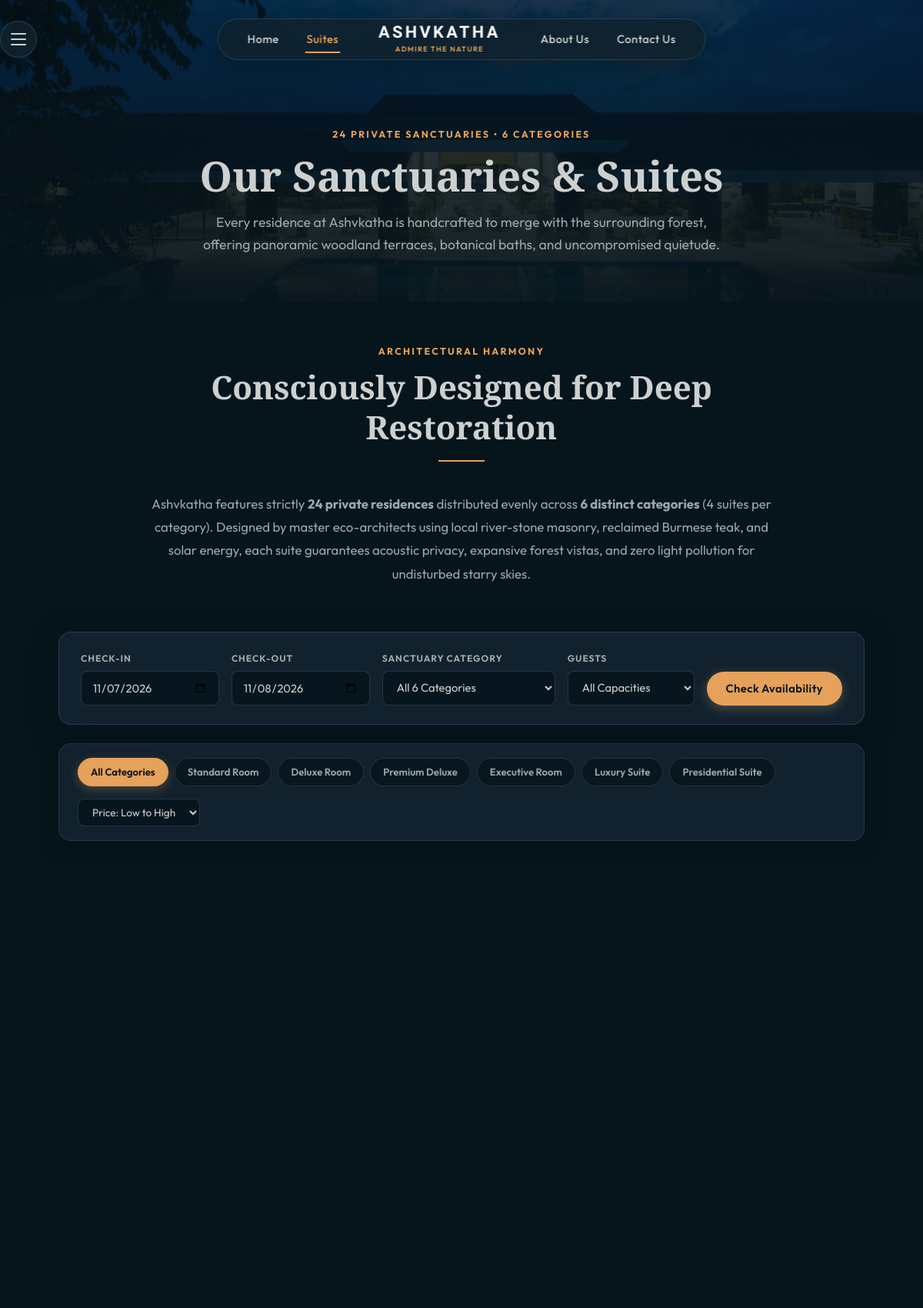
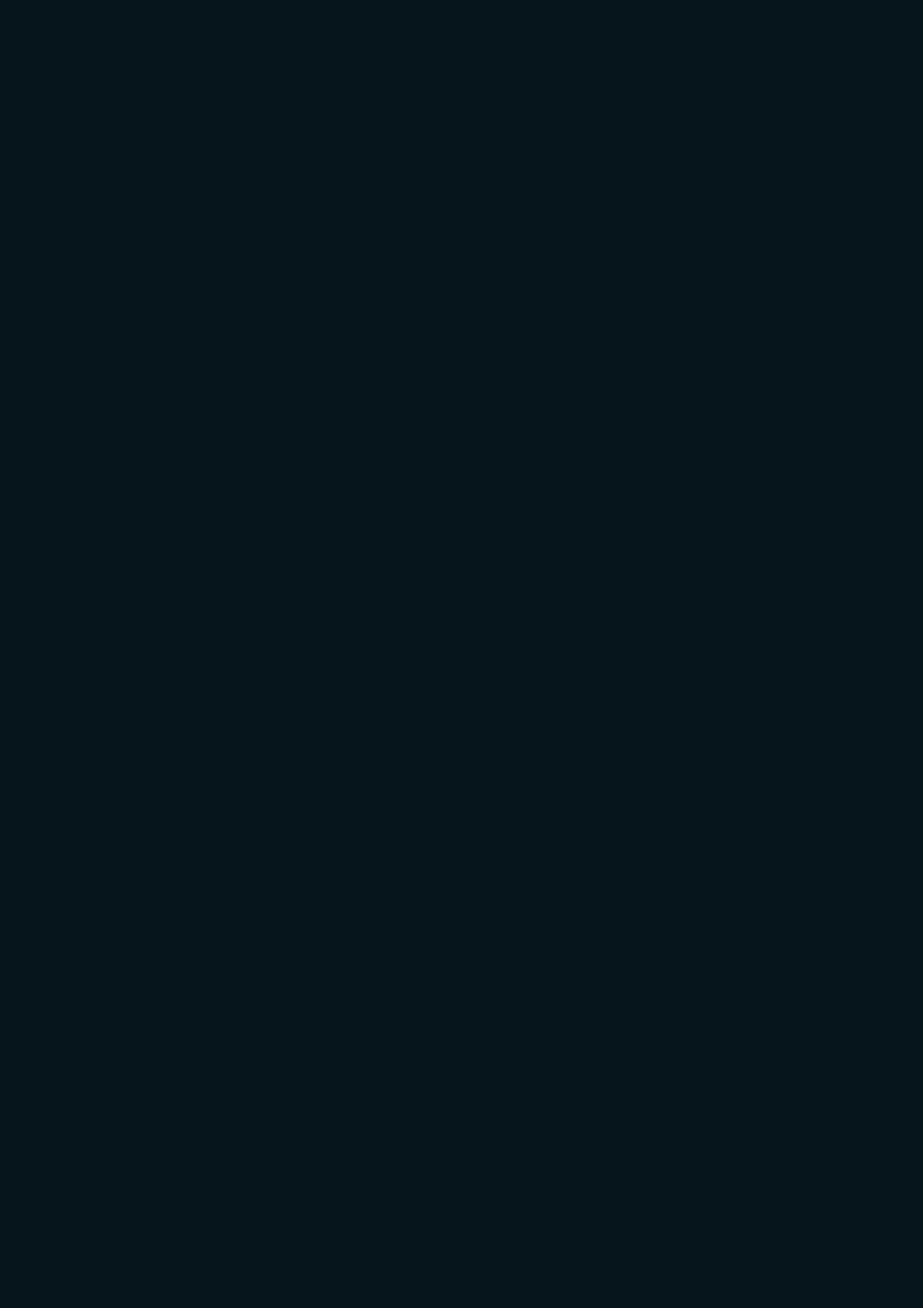
The page /rooms.php (upper part) on the database its author committed (2 pictures, top to bottom).
### tables this page shows
CREATE TABLE `room_types` (
  `id` int(11) NOT NULL AUTO_INCREMENT,
  `name` varchar(100) NOT NULL,
  `slug` varchar(100) NOT NULL,
  `short_desc` varchar(255) NOT NULL,
  `description` text NOT NULL,
  `base_price` decimal(10,2) NOT NULL,
  `capacity` int(11) NOT NULL DEFAULT 2,
  `size_sqft` int(11) NOT NULL DEFAULT 400,
  `bed_type` varchar(80) NOT NULL DEFAULT 'King Bed',
  `amenities` text NOT NULL,
  `image` varchar(255) NOT NULL,
  `status` enum('active','inactive') NOT NULL DEFAULT 'active',
  `created_at` timestamp NOT NULL DEFAULT current_timestamp(),
  PRIMARY KEY (`id`),
  UNIQUE KEY `slug` (`slug`),
  KEY `idx_room_type_slug` (`slug`)
);

### includes/functions.php (called while the page is built, shortened)
<?php
function e($value) {
    return htmlspecialchars((string)($value ?? ''), ENT_QUOTES, 'UTF-8');
}
function sanitize_input($data) {
    return trim(strip_tags((string)$data));
}

### rooms.php (the view, shortened to what this page needs)
<?php
require_once __DIR__ . '/includes/header.php';
require_once __DIR__ . '/includes/navbar.php';
$pdo = get_db();
$selected_category = sanitize_input($_GET['category'] ?? '');
$check_in          = sanitize_input($_GET['check_in'] ?? '');
$check_out         = sanitize_input($_GET['check_out'] ?? '');
$guests            = (int)($_GET['guests'] ?? 0);
$sort              = sanitize_input($_GET['sort'] ?? 'price_asc');
$today = date('Y-m-d');
$tomorrow = date('Y-m-d', strtotime('+1 day'));
$default_check_in = $check_in ?: $today;
$default_check_out = $check_out ?: $tomorrow;
$sql = "SELECT * FROM room_types WHERE status = 'active'";
$params = [];
if ($sort === 'price_desc') {
    $sql .= " ORDER BY base_price DESC";
} else {
    $sql .= " ORDER BY base_price ASC";
}
$stmt = $pdo->prepare($sql);
$stmt->execute($params);
$room_types = $stmt->fetchAll();
$all_categories = $pdo->query("SELECT id, name, slug, base_price FROM room_types WHERE status = 'active' ORDER BY base_price ASC")->fetchAll();
?>
<section class="page-banner" style="background: linear-gradient(180deg, rgba(6, 20, 27, 0.78) 0%, rgba(6, 20, 27, 0.96) 100%), url('images/hotel/hero_bg.jpg') center/cover no-repeat;">
    <div class="container">
        <span class="section-label" style="color:var(--warm-gold);">24 Private Sanctuaries &bull; 6 Categories</span>
        <h1 class="page-banner-title">Our Sanctuaries &amp; Suites</h1>
        <p class="page-banner-desc">Every residence at Ashvkatha is handcrafted to merge with the surrounding forest, offering panoramic woodland terraces, botanical baths, and uncompromised quietude.</p>
    </div>
</section>
<section class="suites-intro-section">
    <div class="container">
        <div class="suites-intro-card">
            <span class="section-label">Architectural Harmony</span>
            <h2 class="suites-intro-title">Consciously Designed for Deep Restoration</h2>
            <div class="gold-divider"></div>
            <p class="suites-intro-lead">
                Ashvkatha features strictly <strong>24 private residences</strong> distributed evenly across <strong>6 distinct categories</strong> (4 suites per category). Designed by master eco-architects using local river-stone masonry, reclaimed Burmese teak, and solar energy, each suite guarantees acoustic privacy, expansive forest vistas, and zero light pollution for undisturbed starry skies.
            </p>
        </div>
    </div>
</section>
<section id="quick-book" class="rooms-filter-section">
    <div class="container">
        <div class="suites-search-card">
            <form action="rooms.php" method="GET" class="suites-search-form">
                <div class="suites-field">
                    <label for="check_in" class="suites-label">Check-In</label>
                    <input type="date" name="check_in" id="check_in" class="suites-input" min="<?= $today ?>" value="<?= e($default_check_in) ?>" required>
                </div>
                <div class="suites-field">
                    <label for="check_out" class="suites-label">Check-Out</label>
                    <input type="date" name="check_out" id="check_out" class="suites-input" min="<?= $tomorrow ?>" value="<?= e($default_check_out) ?>" required>
                </div>
                <div class="suites-field">
                    <label for="category" class="suites-label">Sanctuary Category</label>
                    <select name="category" id="category" class="suites-select">
                        <option value="">All 6 Categories</option>
                    </select>
                </div>
                <div class="suites-field">
                    <label for="guests" class="suites-label">Guests</label>
                    <select name="guests" id="guests" class="suites-select">
                        <option value="0" <?= ($guests === 0) ? 'selected' : '' ?>>All Capacities</option>
                    </select>
                </div>
                <button type="submit" class="btn btn-gold suites-search-btn">Check Availability</button>
            </form>
        </div>
        <div class="filter-card">
            <div class="filter-pills">
                <a href="rooms.php" class="filter-pill <?= empty($selected_category) ? 'active' : '' ?>">All Categories</a>
                <?php foreach ($all_categories as $cat): ?>
                    <a href="rooms.php?category=<?= e($cat['slug']) ?><?= $check_in ? '&check_in='.e($check_in).'&check_out='.e($check_out) : '' ?>"
                       class="filter-pill <?= ($selected_category === $cat['slug']) ? 'active' : '' ?>">
                        <?= e($cat['name']) ?>
                    </a>
                <?php endforeach; ?>
            </div>
            <form action="rooms.php" method="GET" class="filter-selects">
                <select name="sort" class="suites-select" style="width: auto; padding: 7px 14px; font-size: 0.85rem;" onchange="this.form.submit()">
                    <option value="price_asc" <?= ($sort === 'price_asc') ? 'selected' : '' ?>>Price: Low to High</option>
                </select>
            </form>
        </div>
    </div>
</section>
<section style="padding: 40px 0 80px;">
    <div class="container">
        <?php if (empty($room_types)): ?>
            <div style="text-align: center; padding: 80px 20px; background: #11212d; border-radius: var(--radius-md); border: 1px solid rgba(74, 92, 108, 0.45);">
                <h3 style="color:#ccd0cf;">No Accommodations Found</h3>
                <p style="color:#9ba8ab;">No room categories match your chosen filters. Please adjust your criteria or clear filters.</p>
                <a href="rooms.php" class="btn btn-gold" style="margin-top: 15px;">View All Categories</a>
            </div>
        <?php else: ?>
            <div class="rooms-grid">
            </div>
        <?php endif; ?>
    </div>
</section>
<?php
require_once __DIR__ . '/includes/footer.php';
?>

### css/global.css (style rules this page uses)
:root { --bg-deep: #06141b; --bg-surface: #11212d; --border-slate: #4a5c6c; --text-muted: #9ba8ab; --text-main: #ccd0cf; --warm-gold: #e6a15a; --gold-hover: #d48f44; --gold-glow: rgba(230, 161, 90, 0.28); --forest-green: #11212d; --forest-dark: #0d1a24; --forest-deep: #06141b; --ivory: #ccd0cf; --ivory-light: #eef0f0; --sand-color: #4a5c6c; --charcoal: #11212d; --charcoal-dark: #06141b; --text-dark: #ccd0cf; --text-light: #ffffff; --text-soft: #ccd0cf; --glass-bg: rgba(17, 33, 45, 0.82); --glass-card: rgba(17, 33, 45, 0.90); --glass-card-hover: rgba(17, 33, 45, 0.98); --border-light: rgba(74, 92, 108, 0.45); --border-gold: rgba(230, 161, 90, 0.45); --border-dark: rgba(74, 92, 108, 0.35); --font-serif: 'Cormorant Garamond', Georgia, serif; --font-title: 'Schibsted Grotesk', -apple-system, BlinkMacSystemFont, sans-serif; --font-body: 'Outfit', -apple-system, BlinkMacSystemFont, sans-serif; --shadow-sm: 0 4px 14px rgba(6, 20, 27, 0.25); --shadow-md: 0 10px 30px rgba(6, 20, 27, 0.45); --shadow-lg: 0 20px 50px rgba(6, 20, 27, 0.65); --shadow-gold: 0 8px 25px rgba(230, 161, 90, 0.35); --radius-sm: 8px; --radius-md: 16px; --radius-lg: 24px; --radius-pill: 50px; }
*, *::before, *::after { box-sizing: border-box; margin: 0; padding: 0; }
html { scroll-behavior: smooth; font-size: 16px; scrollbar-width: thin; scrollbar-color: var(--warm-gold) var(--bg-deep); }
body { font-family: var(--font-body); background-color: var(--bg-deep); color: var(--text-main); line-height: 1.65; -webkit-font-smoothing: antialiased; -moz-osx-font-smoothing: grayscale; overflow-x: hidden; }
.container { width: 90%; max-width: 1320px; margin: 0 auto; padding: 0 1rem; }
h1, h2, h3, h4, h5, h6 { font-family: var(--font-serif); font-weight: 700; color: var(--text-main); line-height: 1.25; }
h1 { font-size: clamp(2.4rem, 4.5vw, 4rem); }
h2 { font-size: clamp(2rem, 3.5vw, 3rem); }
p { color: var(--text-muted); margin-bottom: 1rem; }
.section-label { display: inline-block; font-family: var(--font-body); font-size: 0.78rem; font-weight: 700; letter-spacing: 0.18em; text-transform: uppercase; color: var(--warm-gold); margin-bottom: 0.6rem; }
.gold-divider { width: 60px; height: 2px; background: var(--warm-gold); margin: 1rem auto 2.5rem auto; }
.btn { display: inline-flex; align-items: center; justify-content: center; gap: 0.6rem; padding: 0.85rem 1.85rem; border-radius: var(--radius-pill); font-family: var(--font-body); font-size: 0.92rem; font-weight: 600; letter-spacing: 0.03em; text-decoration: none; cursor: pointer; transition: all 0.35s cubic-bezier(0.2, 0.8, 0.2, 1); border: 1px solid transparent; }
.btn-gold { background: var(--warm-gold); color: var(--forest-deep); box-shadow: 0 4px 15px rgba(213, 185, 135, 0.3); }

### css/home.css (style rules this page uses)
.rooms-grid { display: grid; grid-template-columns: repeat(auto-fit, minmax(360px, 1fr)); gap: 36px; margin-top: 40px; }
.suites-intro-section { padding: 50px 0 20px; background: var(--bg-deep); }
.suites-intro-card { text-align: center; max-width: 820px; margin: 0 auto; }
.suites-intro-title { font-size: clamp(2rem, 3.5vw, 2.8rem); color: #ccd0cf; margin-bottom: 16px; }
.suites-intro-lead { font-size: 1.05rem; color: var(--text-muted); line-height: 1.8; }

### rows shown on the page
room_types: name "Standard Room"
room_types: name "Deluxe Room"
room_types: name "Premium Deluxe"
room_types: name "Executive Room"
room_types: name "Luxury Suite"
room_types: name "Presidential Suite"
